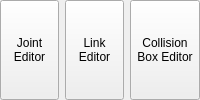
              <widget class="QWidget" name="widget_11" native="true">
               <property name="maximumSize">
                <size>
                 <width>300</width>
                 <height>16777210</height>
                </size>
               </property>
               <layout class="QHBoxLayout" name="horizontalLayout_16">
                <property name="leftMargin">
                 <number>0</number>
                </property>
                <property name="topMargin">
                 <number>0</number>
                </property>
                <property name="rightMargin">
                 <number>0</number>
                </property>
                <property name="bottomMargin">
                 <number>0</number>
                </property>
                <item>
                 <widget class="QToolButton" name="joint_editor_button">
                  <property name="sizePolicy">
                   <sizepolicy hsizetype="Preferred" vsizetype="Preferred">
                    <horstretch>0</horstretch>
                    <verstretch>0</verstretch>
                   </sizepolicy>
                  </property>
                  <property name="toolTip">
                   <string>&lt;html&gt;&lt;head/&gt;&lt;body&gt;&lt;p&gt;Undo Last Command&lt;/p&gt;&lt;/body&gt;&lt;/html&gt;</string>
                  </property>
                  <property name="text">
                   <string>Joint
Editor</string>
                  </property>
                  <property name="icon">
                   <iconset resource="../resources.qrc">
                    <normaloff>:/icons/icons8-elbow-64.png</normaloff>:/icons/icons8-elbow-64.png</iconset>
                  </property>
                  <property name="iconSize">
                   <size>
                    <width>46</width>
                    <height>48</height>
                   </size>
                  </property>
                  <property name="toolButtonStyle">
                   <enum>Qt::ToolButtonStyle::ToolButtonTextUnderIcon</enum>
                  </property>
                 </widget>
                </item>
                <item>
                 <widget class="QToolButton" name="link_editor_button">
                  <property name="sizePolicy">
                   <sizepolicy hsizetype="Preferred" vsizetype="Preferred">
                    <horstretch>0</horstretch>
                    <verstretch>0</verstretch>
                   </sizepolicy>
                  </property>
                  <property name="toolTip">
                   <string>&lt;html&gt;&lt;head/&gt;&lt;body&gt;&lt;p&gt;Redo Last Command&lt;/p&gt;&lt;/body&gt;&lt;/html&gt;</string>
                  </property>
                  <property name="text">
                   <string>Link
Editor</string>
                  </property>
                  <property name="icon">
                   <iconset resource="../resources.qrc">
                    <normaloff>:/icons/icons8-chain-48.png</normaloff>:/icons/icons8-chain-48.png</iconset>
                  </property>
                  <property name="iconSize">
                   <size>
                    <width>46</width>
                    <height>48</height>
                   </size>
                  </property>
                  <property name="toolButtonStyle">
                   <enum>Qt::ToolButtonStyle::ToolButtonTextUnderIcon</enum>
                  </property>
                 </widget>
                </item>
                <item>
                 <widget class="QToolButton" name="collision_box_editor_button">
                  <property name="sizePolicy">
                   <sizepolicy hsizetype="Preferred" vsizetype="Preferred">
                    <horstretch>0</horstretch>
                    <verstretch>0</verstretch>
                   </sizepolicy>
                  </property>
                  <property name="text">
                   <string>Collision
Box Editor</string>
                  </property>
                  <property name="icon">
                   <iconset resource="../resources.qrc">
                    <normaloff>:/icons/collisionBox-1.png</normaloff>:/icons/collisionBox-1.png</iconset>
                  </property>
                  <property name="iconSize">
                   <size>
                    <width>36</width>
                    <height>36</height>
                   </size>
                  </property>
                  <property name="toolButtonStyle">
                   <enum>Qt::ToolButtonStyle::ToolButtonTextUnderIcon</enum>
                  </property>
                 </widget>
                </item>
               </layout>
              </widget>
